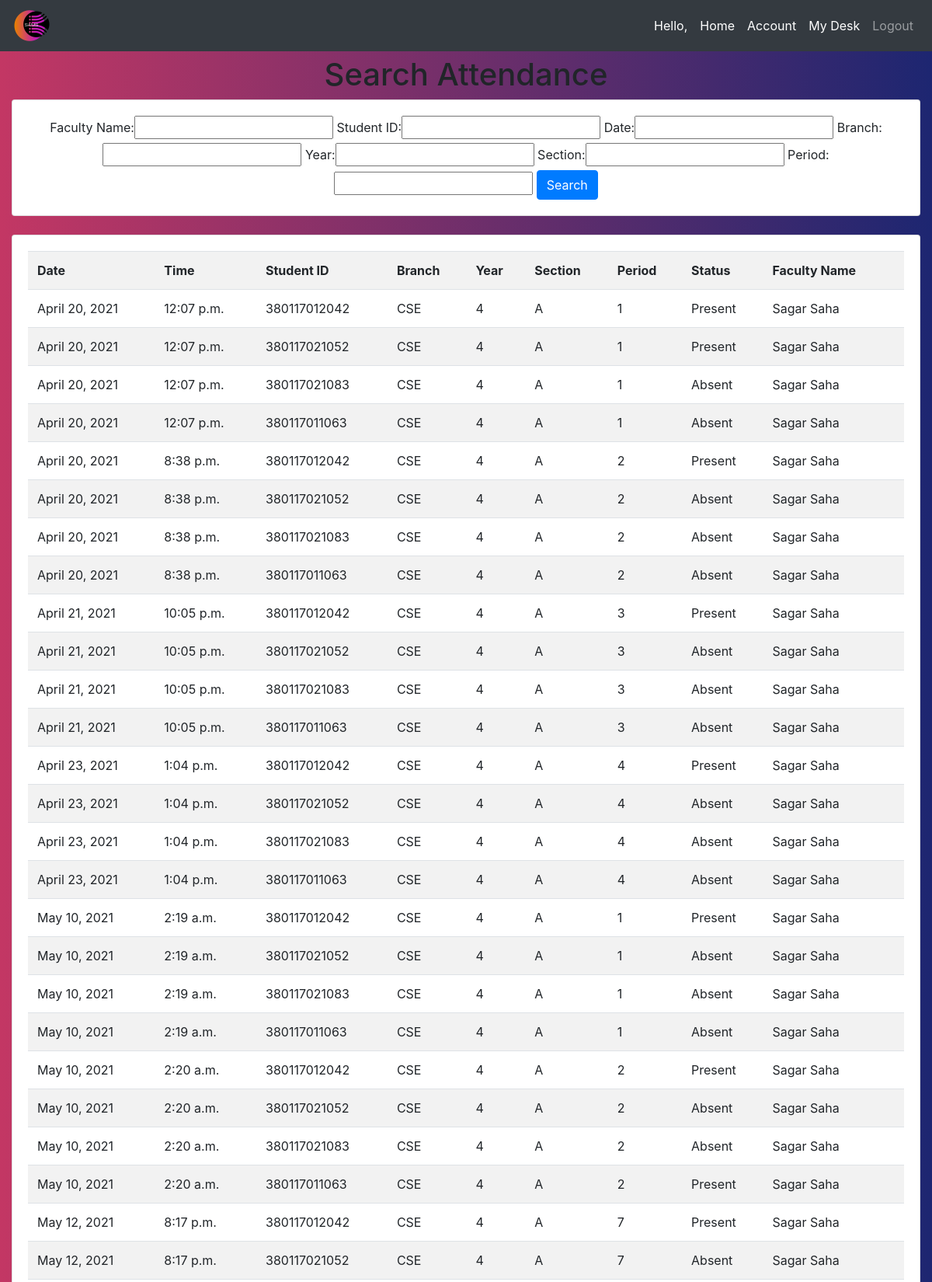
/searchattendence/ (upper part), run on the app's committed database.
### attendence_sys/models.py (models this page shows, shortened)
class Attendence(models.Model):
    Faculty_Name = models.CharField(max_length=200, null=True, blank=True)
    Student_ID = models.CharField(max_length=200, null=True, blank=True)
    date = models.DateField(auto_now_add = True, null = True)
    time = models.TimeField(auto_now_add=True, null = True)
    branch = models.CharField(max_length=200, null = True)
    year = models.CharField(max_length=200, null = True)
    section = models.CharField(max_length=200, null = True)
    period = models.CharField(max_length=200, null = True)
    status = models.CharField(max_length=200, choices=[('Present', 'Present'), ('Absent', 'Absent'),('Late', 'Late')], default='Absent')

### attendence_sys/views.py (the view)
# urls.py: path('searchattendence/', views.searchAttendence, name='searchattendence'),
def searchAttendence(request):
    attendences = Attendence.objects.all()
    myFilter = AttendenceFilter(request.GET, queryset=attendences)
    attendences = myFilter.qs
    context = {'myFilter':myFilter, 'attendences': attendences, 'ta':False}
    return render(request, 'attendence_sys/attendence.html', context)

### attendence_sys/templates/attendence_sys/attendence.html (shortened to what this page needs)
{% extends 'attendence_sys/main.html' %}
{% block content %}
{% if ta == False %}
<center><h1>Search Attendance</h1></center>
<div class="row">
	<div class="col">
		<div class="card card-body">
			<center>
				<form method="get">
					{{myFilter.form}}
		    		<button class="btn btn-primary" type="submit">Search</button>
				</form>
			</center>
		</div>
	</div>
</div>
<br>
<div class="row">
	<div class="col-sm-12">
		<div class="card card-body">
			<table class="table table-striped">
				<tr>
					<th>Date</th>
					<th>Time</th>
					<th>Student ID</th>
					<th>Branch</th>
					<th>Year</th>
					<th>Section</th>
					<th>Period</th>
					<th>Status</th>
					<th>Faculty Name</th>
				</tr>
				{% for attendence in attendences %}
				<tr>
					<td>{{ attendence.date }}</td>
					<td>{{ attendence.time }}</td>
                    <td>{{ attendence.Student_ID }}</td>
					<td>{{ attendence.branch }}</td>
					<td>{{ attendence.year }}</td>
					<td>{{ attendence.section }}</td>
					<td>{{ attendence.period }}</td>
					<td>{{ attendence.status }}</td>
					<td>{{ attendence.Faculty_Name }}</td>
				</tr>
				{% endfor %}
			</table>
		</div>
	</div>
</div>
{% endif %}
{% endblock %}

### attendence_sys/templates/attendence_sys/main.html (shortened to what this page needs)
{% load static%}
<!DOCTYPE html>
<html>
<head>
	<link rel="stylesheet" href="https://stackpath.bootstrapcdn.com/bootstrap/4.3.1/css/bootstrap.min.css">
</head>
<body style="background-image: -webkit-linear-gradient(left,#C33764,#1D2671);">
		{%  include 'attendence_sys/navbar.html' %}
	<br>
<br>
<br>
	<div class="container-fluid">
	{% block content %}
	{% endblock %}
    </div>
</body>
</html>

### attendence_sys/templates/attendence_sys/navbar.html (shortened to what this page needs)
{% load static %}
<nav class="navbar navbar-expand-lg navbar-dark fixed-top bg-dark">
 <img src="{% static 'images/logo.png' %}" height="50px" width="50px">
  <div class="collapse navbar-collapse" id="navbarNav">
    <ul class="navbar-nav ml-auto">
      <li class="nav-item active">
        <span class="nav-link">Hello, {{ request.user.faculty }}</span>
      </li>
      <li class="nav-item active">
        <a href="{% url 'home' %}" class="nav-link">Home</a>
      </li>
      <li class="nav-item active">
        <a class="nav-link" href="{% url 'account' %}">Account</a>
      </li>
      <li class="nav-item active">
        <a class="nav-link" href="{% url 'admin:index' %}">My Desk</a>
      </li>
      <li class="nav-item">
        <a class="nav-link" href="{% url 'logout' %}">Logout</a>
      </li>
    </ul>
  </div>
</nav>

### data on the page
Attendence: date "April 20, 2021", time "12:07 p.m.", Student_ID "380117012042", branch "CSE", year "4", section "A", period "1", status "Present", Faculty_Name "Sagar Saha"
Attendence: date "April 20, 2021", time "12:07 p.m.", Student_ID "380117021052", branch "CSE", year "4", section "A", period "1", status "Present", Faculty_Name "Sagar Saha"
Attendence: date "April 20, 2021", time "12:07 p.m.", Student_ID "380117021083", branch "CSE", year "4", section "A", period "1", status "Absent", Faculty_Name "Sagar Saha"
Attendence: date "April 20, 2021", time "12:07 p.m.", Student_ID "380117011063", branch "CSE", year "4", section "A", period "1", status "Absent", Faculty_Name "Sagar Saha"
Attendence: date "April 20, 2021", time "8:38 p.m.", Student_ID "380117012042", branch "CSE", year "4", section "A", period "2", status "Present", Faculty_Name "Sagar Saha"
Attendence: date "April 20, 2021", time "8:38 p.m.", Student_ID "380117021052", branch "CSE", year "4", section "A", period "2", status "Absent", Faculty_Name "Sagar Saha"
Attendence: date "April 20, 2021", time "8:38 p.m.", Student_ID "380117021083", branch "CSE", year "4", section "A", period "2", status "Absent", Faculty_Name "Sagar Saha"
Attendence: date "April 20, 2021", time "8:38 p.m.", Student_ID "380117011063", branch "CSE", year "4", section "A", period "2", status "Absent", Faculty_Name "Sagar Saha"
Attendence: date "April 21, 2021", time "10:05 p.m.", Student_ID "380117012042", branch "CSE", year "4", section "A", period "3", status "Present", Faculty_Name "Sagar Saha"
Attendence: date "April 21, 2021", time "10:05 p.m.", Student_ID "380117021052", branch "CSE", year "4", section "A", period "3", status "Absent", Faculty_Name "Sagar Saha"
Attendence: date "April 21, 2021", time "10:05 p.m.", Student_ID "380117021083", branch "CSE", year "4", section "A", period "3", status "Absent", Faculty_Name "Sagar Saha"
Attendence: date "April 21, 2021", time "10:05 p.m.", Student_ID "380117011063", branch "CSE", year "4", section "A", period "3", status "Absent", Faculty_Name "Sagar Saha"
Attendence: date "April 23, 2021", time "1:04 p.m.", Student_ID "380117012042", branch "CSE", year "4", section "A", period "4", status "Present", Faculty_Name "Sagar Saha"
Attendence: date "April 23, 2021", time "1:04 p.m.", Student_ID "380117021052", branch "CSE", year "4", section "A", period "4", status "Absent", Faculty_Name "Sagar Saha"
Attendence: date "April 23, 2021", time "1:04 p.m.", Student_ID "380117021083", branch "CSE", year "4", section "A", period "4", status "Absent", Faculty_Name "Sagar Saha"
Attendence: date "April 23, 2021", time "1:04 p.m.", Student_ID "380117011063", branch "CSE", year "4", section "A", period "4", status "Absent", Faculty_Name "Sagar Saha"
Attendence: date "May 10, 2021", time "2:19 a.m.", Student_ID "380117012042", branch "CSE", year "4", section "A", period "1", status "Present", Faculty_Name "Sagar Saha"
Attendence: date "May 10, 2021", time "2:19 a.m.", Student_ID "380117021052", branch "CSE", year "4", section "A", period "1", status "Absent", Faculty_Name "Sagar Saha"
Attendence: date "May 10, 2021", time "2:19 a.m.", Student_ID "380117021083", branch "CSE", year "4", section "A", period "1", status "Absent", Faculty_Name "Sagar Saha"
Attendence: date "May 10, 2021", time "2:19 a.m.", Student_ID "380117011063", branch "CSE", year "4", section "A", period "1", status "Absent", Faculty_Name "Sagar Saha"
Attendence: date "May 10, 2021", time "2:20 a.m.", Student_ID "380117012042", branch "CSE", year "4", section "A", period "2", status "Present", Faculty_Name "Sagar Saha"
Attendence: date "May 10, 2021", time "2:20 a.m.", Student_ID "380117021052", branch "CSE", year "4", section "A", period "2", status "Absent", Faculty_Name "Sagar Saha"
Attendence: date "May 10, 2021", time "2:20 a.m.", Student_ID "380117021083", branch "CSE", year "4", section "A", period "2", status "Absent", Faculty_Name "Sagar Saha"
Attendence: date "May 10, 2021", time "2:20 a.m.", Student_ID "380117011063", branch "CSE", year "4", section "A", period "2", status "Present", Faculty_Name "Sagar Saha"
Attendence: date "May 12, 2021", time "8:17 p.m.", Student_ID "380117012042", branch "CSE", year "4", section "A", period "7", status "Present", Faculty_Name "Sagar Saha"
Attendence: date "May 12, 2021", time "8:17 p.m.", Student_ID "380117021052", branch "CSE", year "4", section "A", period "7", status "Absent", Faculty_Name "Sagar Saha"
